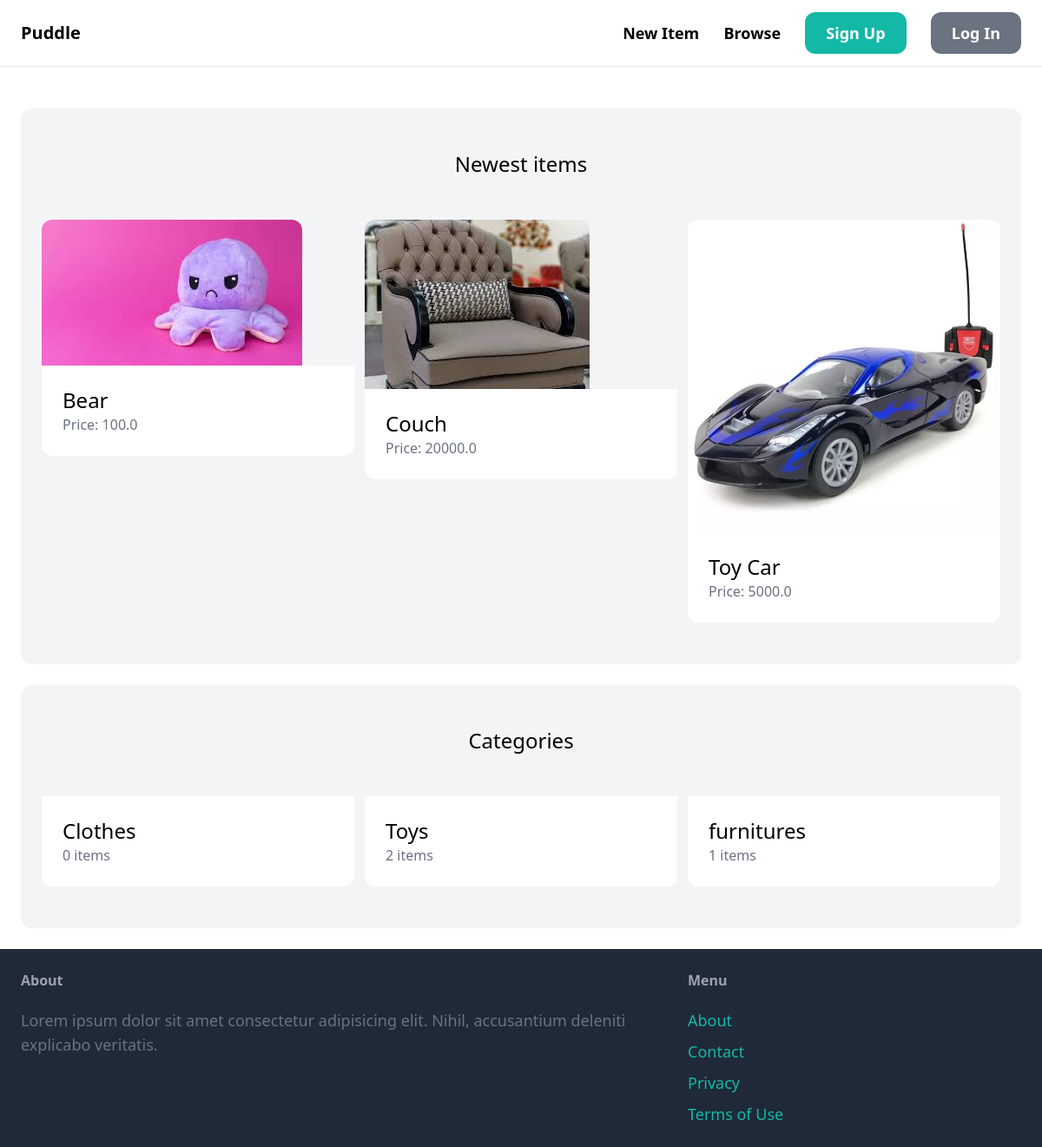
/, run on an earlier commit of the app's database.
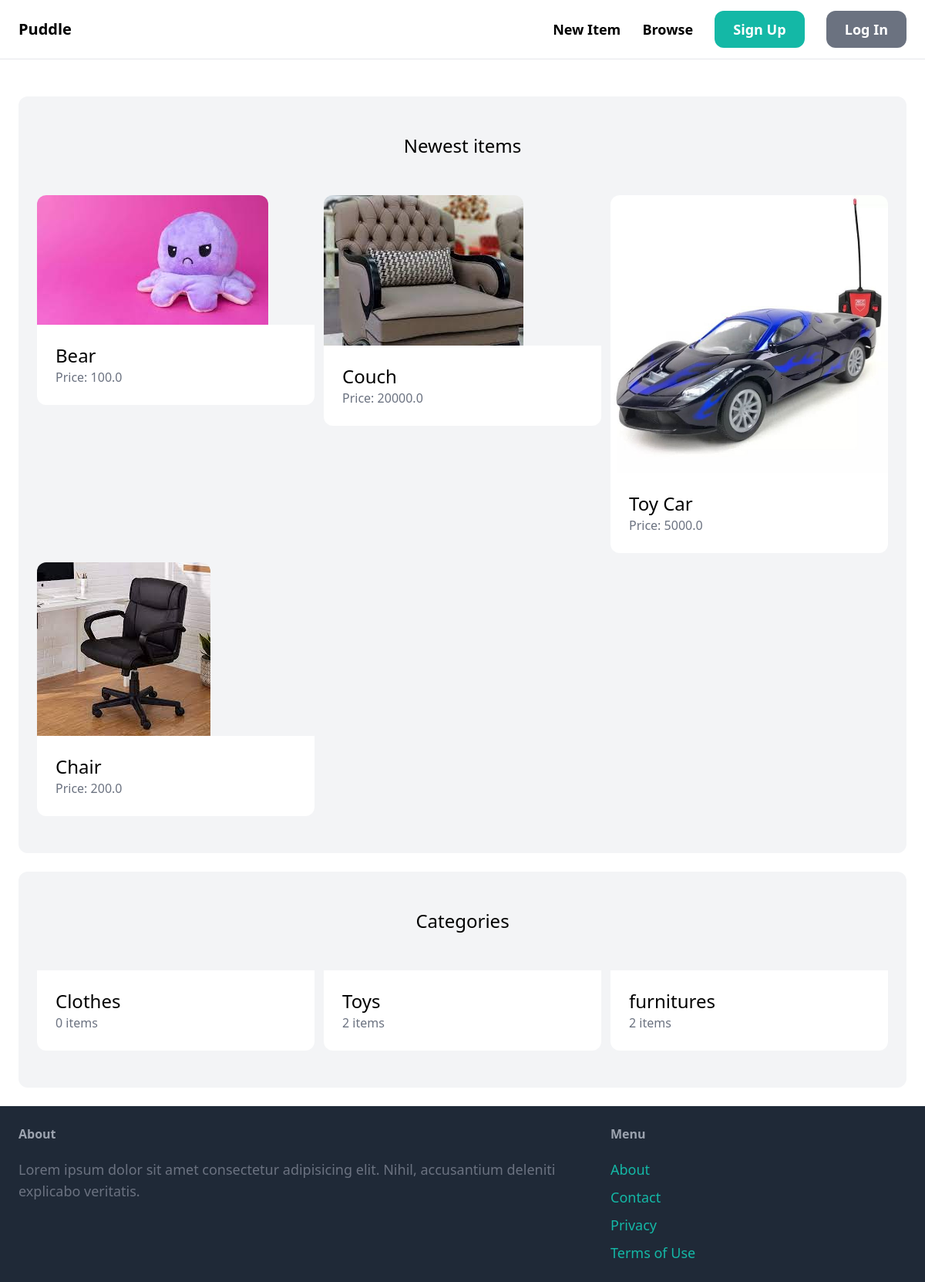
And on a later commit of the database.
### item/models.py (models this page shows, shortened)
class Item(models.Model):
    category = models.ForeignKey(Category, related_name='items', on_delete=models.CASCADE)
    name = models.CharField(max_length=255)
    description = models.TextField(blank=True, null=True)
    price = models.FloatField()
    image = models.ImageField(upload_to='item_images', blank=True, null=True)
    is_sold = models.BooleanField(default=False)
    created_by = models.ForeignKey(User, related_name='items', on_delete=models.CASCADE)
    created_at = models.DateTimeField(auto_now_add=True)

class Category(models.Model):
    name = models.CharField(max_length=255)
    class Meta:
        ordering = ('name', )
        verbose_name_plural = 'Categories'

### core/views.py (the view)
# urls.py: path('', views.index, name='index'),
def index(request):
    items = Item.objects.filter(is_sold=False)[0:6]
    categories = Category.objects.all()
    return render(request, 'core/index.html', {
        'categories': categories,
        'items': items
    })

### core/templates/core/index.html (shortened to what this page needs)
{% extends 'core/base.html' %}
{% block content %}
    <div class="mt-6 px-6 py-12 bg-gray-100 rounded-xl">
        <h2 class="mb-12 text-2xl text-center">Newest items</h2>
        <div class="grid grid-cols-3 gap-3">
            {% for item in items %}
                <div>
                    <a href="{%url 'item:detail' item.id %}">
                        <div>
                            <img src="{{ item.image.url }}" class="rounded-t-xl" />
                        </div>
                        <div class="p-6 bg-white rounded-b-xl">
                            <h2 class="text-2xl">{{ item.name }}</h2>
                            <p class="text-gray-500">Price: {{ item.price }}</p>
                        </div>
                    </a>
                </div>
            {% endfor %}
        </div>
    </div>
    <div class="mt-6 px-6 py-12 bg-gray-100 rounded-xl">
        <h2 class="mb-12 text-2xl text-center">Categories</h2>
        <div class="grid grid-cols-3 gap-3">
            {% for category in categories %}
            <div>
                <a href="#">
                    <div class="p-6 bg-white rounded-b-xl">
                        <h2 class="text-2xl">{{ category.name }}</h2>
                        <p class="text-gray-500">{{ category.items.count }} items</p>
                    </div>
                </a>
            </div>
            {% endfor %}
        </div>
    </div>
{% endblock %}

What changed in the data, as far as the page shows it:
added Item: image (picture), name "Chair", price "200.0"
computed for Category "furnitures": items.count "1" → "2"
